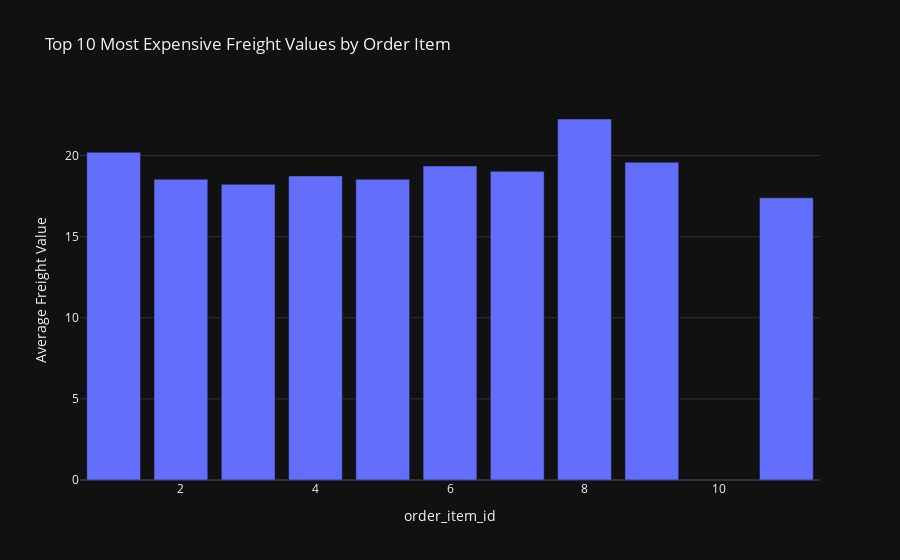

Notebook source saved alongside this figure:
### Code cell
# Top 10 Most Expensive Freight Values by Order Item
freight_by_item = ord.groupby('order_item_id')['freight_value'].mean().sort_values(ascending=False).head(10)
fig = px.bar(freight_by_item, x=freight_by_item.index,
            y=freight_by_item.values, 
            title='Top 10 Most Expensive Freight Values by Order Item', 
            labels={'x':'Order Item ID', 'y':'Average Freight Value'})
fig.update_layout( bargap=0.2,template='plotly_dark')
fig.show()

### Figure 1 — Plotly figure (JSON) as saved in the notebook; plotly's stock layout.template omitted (floating-point values rounded to 4 significant figures)
{"data": [{"hovertemplate": "order_item_id=%{x}<br>Average Freight Value=%{y}<extra></extra>", "legendgroup": "", "marker": {"color": "#636efa", "pattern": {"shape": ""}}, "name": "", "orientation": "v", "showlegend": false, "textposition": "auto", "type": "bar", "x": [8, 1, 9, 6, 7, 4, 5, 2, 3, 11], "xaxis": "x", "y": [22.25, 20.2, 19.59, 19.36, 19.03, 18.75, 18.54, 18.54, 18.23, 17.4], "yaxis": "y"}], "layout": {"bargap": 0.2, "barmode": "relative", "legend": {"tracegroupgap": 0}, "title": {"text": "Top 10 Most Expensive Freight Values by Order Item"}, "xaxis": {"anchor": "y", "domain": [0, 1], "title": {"text": "order_item_id"}}, "yaxis": {"anchor": "x", "domain": [0, 1], "title": {"text": "Average Freight Value"}}}}
